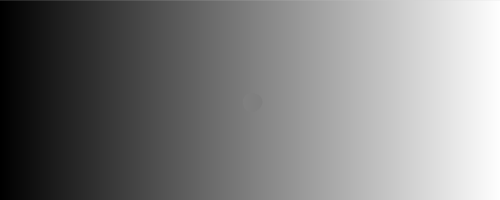
Frame 1 (no input)
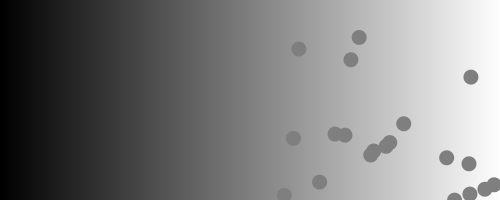
Frame 60 (the mouse pressed at the canvas centre just before this capture)
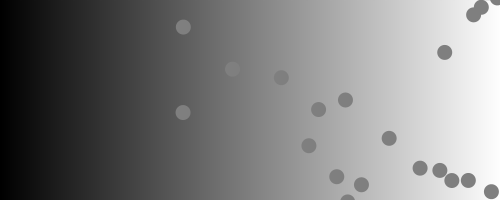
Frame 120 (the mouse held since frame 60 and released just before this capture)

The Processing sketch that drew these frames (run headless with seeded random() and noise(); from frame 60 on, the mouse is pressed at the canvas centre):

// Processing sketch: processing_93921
// ── processing_93921.pde

/* 
 Joan Soler-Adillon
 Realitat Virtual || Realidad Virtual - Processing
 Màster en Arts Digitals, UPF
 http://www.joan.cat/
 
 Basado en:
 http://www.fundacionmaturen.com/images/tira gris.gif 
 */

int numeroBolas = 20;

//creamos un array de posiciones y otro de velocidades
PVector[] posiciones = new PVector[numeroBolas];
PVector[] velocidades = new PVector[numeroBolas];

//... y tamaño con int
int sz = 15;

void setup() {
  size(500,200);
  //inicializamos los PVector:
  for(int i = 0; i<numeroBolas; i++) {
    posiciones[i] = new PVector(width/2, height/2);
    velocidades[i] = new PVector(random(.5,5),random(.5,5));
  }
}

void draw() {

  //dibujamos el fondo
  colorMode(RGB, width);
  for(int i=0;i<width;i++) {
    stroke(i);
    line(i,0,i,width);
  }

  noStroke();
  fill(width/2);

  //actualizamos posición
  for(int i = 0; i<numeroBolas; i++) {
    posiciones[i].add(velocidades[i]);

    //dibujo
    ellipse(posiciones[i].x,posiciones[i].y,sz,sz);

    //comprobamos límites y invertimos velocidad si hace falta:
    if((posiciones[i].x<0)||(posiciones[i].x>width)) {
      velocidades[i].x = -velocidades[i].x;
    }
     if((posiciones[i].y<0)||(posiciones[i].y>height)) {
      velocidades[i].y = -velocidades[i].y;
    }
  }
}
